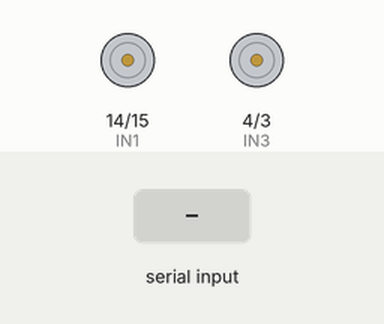
This sketch was run on a simulated Arduino Uno, built with avr-gcc and run on an emulated ATmega328P. On the bench: motor-driver pin pairs drawn as motors (green arrow = first pin HIGH = forward, orange = second pin HIGH = backward, longer = more drive, scaled by the enable pin). The test bench sets the inputs (shaded band). What the sketch prints to the serial monitor is not drawn.

Above: at 1.2 s.
1.3 s: "float32\n" received over Serial
At 1.9 s:
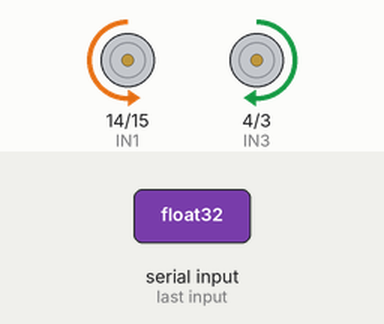
2.8 s: byte 32 (' ') received over Serial
At 3.1 s:
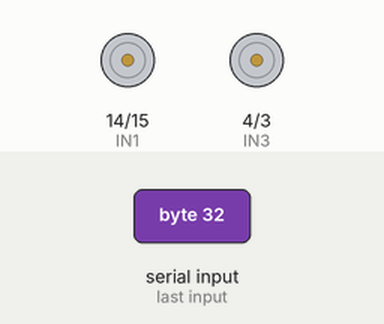
4.3 s: "w" received over Serial
At 5.4 s:
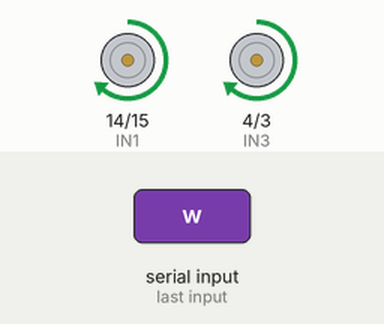
5.8 s: "s" received over Serial
At 6.6 s:
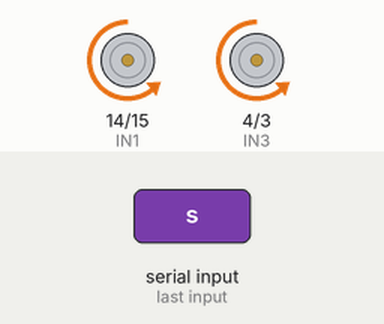
7.3 s: "d" received over Serial
At 7.7 s:
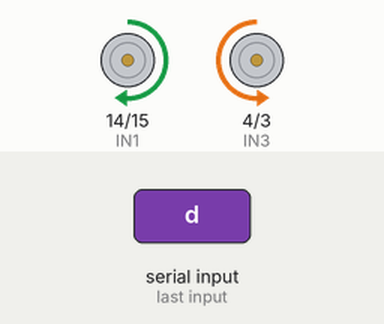
8.8 s: "a" received over Serial
At 17.4 s:
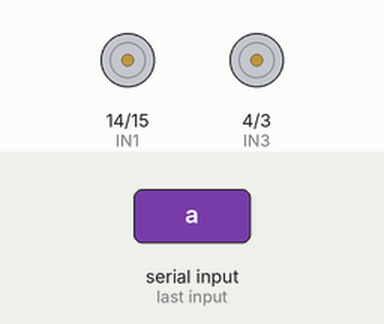
Timing chart, 0 to 18.3 s (numbered marks = the images above; inputs shaded):
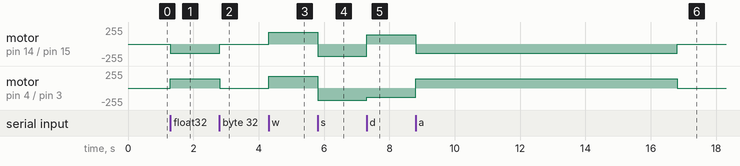

Measured:
- after the input at 1.3 s, motor on pin 14 (IN1) / pin 15 (IN2): stopped → backward 140/255 at once; motor on pin 4 (IN3) / pin 3 (IN4): stopped → forward 140/255 at once
- after the input at 2.8 s, motor on pin 14 (IN1) / pin 15 (IN2): backward 140/255 → stopped at once; motor on pin 4 (IN3) / pin 3 (IN4): forward 140/255 → stopped at once
- after the input at 4.3 s, motor on pin 14 (IN1) / pin 15 (IN2), motor on pin 4 (IN3) / pin 3 (IN4): stopped → forward 180/255 at once
- after the input at 5.8 s, motor on pin 14 (IN1) / pin 15 (IN2), motor on pin 4 (IN3) / pin 3 (IN4): forward 180/255 → backward 180/255 at once
- after the input at 7.3 s, motor on pin 14 (IN1) / pin 15 (IN2): backward 180/255 → forward 140/255 at once; motor on pin 4 (IN3) / pin 3 (IN4): backward 180/255 → backward 140/255 at once
- after the input at 8.8 s, motor on pin 14 (IN1) / pin 15 (IN2): forward 140/255 → backward 140/255 at once, → stopped 8.0 s later; motor on pin 4 (IN3) / pin 3 (IN4): backward 140/255 → forward 140/255 at once, → stopped 8.0 s later

The sketch:

voice_command_serial.ino
```cpp
// snippet: voice_command_serial
// tags: voice, speech, recognition, serial, pc, robot, command, python, whisper, drive
// boards: avr, esp32, megaavr, nano33iot, rp2040
// library: none
// description: Control a robot with spoken voice commands from the PC. Python uses the
//   SpeechRecognition library (Google Web Speech API, free) to recognise keywords and
//   maps them to serial commands. Works on macOS, Windows, and Linux.
// prompts: voice command robot, speech recognition Arduino, verbal commands serial, Python voice control, spoken drive commands
//
// ---- Python companion ----
//   pip install pyserial SpeechRecognition pyaudio
//   # Linux: sudo apt install portaudio19-dev python3-pyaudio
//
//   import serial, speech_recognition as sr
//
//   ser = serial.Serial('/dev/ttyUSB0', 115200)  # Windows: 'COM3'
//   rec = sr.Recognizer()
//   mic = sr.Microphone()
//
//   COMMANDS = {
//       'forward': 'w', 'go': 'w', 'advance': 'w',
//       'backward': 's', 'back': 's', 'reverse': 's',
//       'left': 'a', 'turn left': 'a',
//       'right': 'd', 'turn right': 'd',
//       'stop': ' ', 'halt': ' ', 'freeze': ' ',
//   }
//
//   print("Listening... say 'forward', 'back', 'left', 'right', 'stop'")
//   with mic as source:
//       rec.adjust_for_ambient_noise(source, duration=1)
//   while True:
//       with mic as source:
//           audio = rec.listen(source, phrase_time_limit=2)
//       try:
//           text = rec.recognize_google(audio).lower()
//           print(f"Heard: {text}")
//           for phrase, cmd in COMMANDS.items():
//               if phrase in text:
//                   ser.write(cmd.encode())
//                   print(f"  → sent '{cmd}'")
//                   break
//       except sr.UnknownValueError: pass
//       except sr.RequestError as e: print(f"API error: {e}")
//
// ---- Offline alternative (Whisper, no internet needed) ----
//   pip install openai-whisper sounddevice numpy
//   import whisper, sounddevice as sd, numpy as np
//   model = whisper.load_model("tiny.en")   # ~39MB, fast
//   audio = sd.rec(int(3 * 16000), samplerate=16000, channels=1, dtype='float32')
//   sd.wait()
//   result = model.transcribe(audio.flatten(), fp16=False)
//   text = result["text"].lower()
// ----------------------------------------------------------

// ESP32-safe pins: GPIO 6/7/8/11 are flash-reserved and must never be used.
// The ENx pins MUST be hardware-PWM on the target board or there is no speed control at all.
// Uno/Nano/Leonardo PWM pins: 3, 5, 6, 9, 10, 11 (+13 on Leonardo). 12 is NOT a PWM pin.
const int ENA = 5,  IN1 = 14, IN2 = 15;
const int ENB = 11, IN3 = 4,  IN4 = 3;
const int SPEED = 180, TURN_SPEED = 140;

// Voice is a SPARSE command channel — one utterance every few seconds — so a short deadman
// like the WASD sketch's would stop the robot between words. Use a long watchdog instead:
// motion expires if no recognised command has arrived in this window.
const unsigned long COMMAND_TIMEOUT_MS = 8000;
unsigned long lastCommandMs = 0;
bool moving = false;

void setMotors(int l, int r) {
  l = constrain(l, -255, 255); r = constrain(r, -255, 255);
  digitalWrite(IN1, l >= 0); digitalWrite(IN2, l < 0); analogWrite(ENA, abs(l));
  digitalWrite(IN3, r >= 0); digitalWrite(IN4, r < 0); analogWrite(ENB, abs(r));
}

void setup() {
  Serial.begin(115200);
  int pins[] = {ENA, IN1, IN2, ENB, IN3, IN4};
  for (int p : pins) pinMode(p, OUTPUT);
  Serial.println("Voice command ready");
}

void loop() {
  if (moving && millis() - lastCommandMs > COMMAND_TIMEOUT_MS) {
    setMotors(0, 0);
    moving = false;
    Serial.println("watchdog — stopped");
  }

  if (!Serial.available()) return;
  char cmd = Serial.read();
  lastCommandMs = millis();

  switch (cmd) {
    case 'w': setMotors( SPEED,  SPEED);           moving = true;  Serial.println("fwd");   break;
    case 's': setMotors(-SPEED, -SPEED);           moving = true;  Serial.println("back");  break;
    case 'a': setMotors(-TURN_SPEED,  TURN_SPEED); moving = true;  Serial.println("left");  break;
    case 'd': setMotors( TURN_SPEED, -TURN_SPEED); moving = true;  Serial.println("right"); break;
    case ' ': setMotors(0, 0);                     moving = false; Serial.println("stop");  break;
  }
}
```
